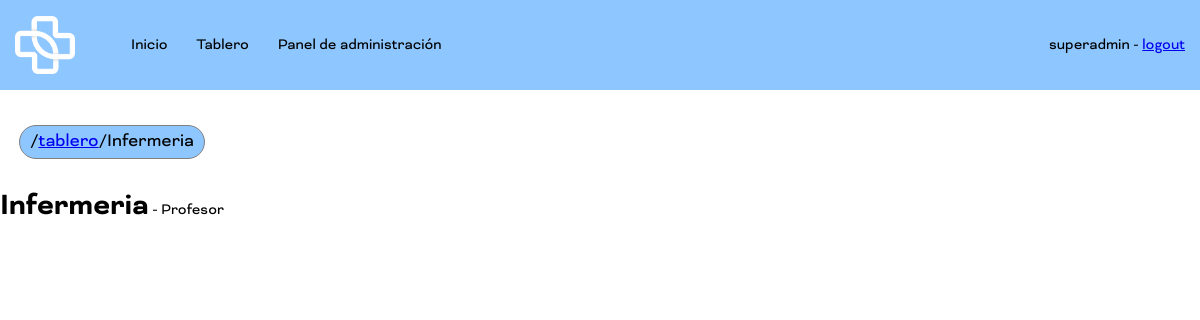
Page /curso/1 (signed in) on the earlier database version.
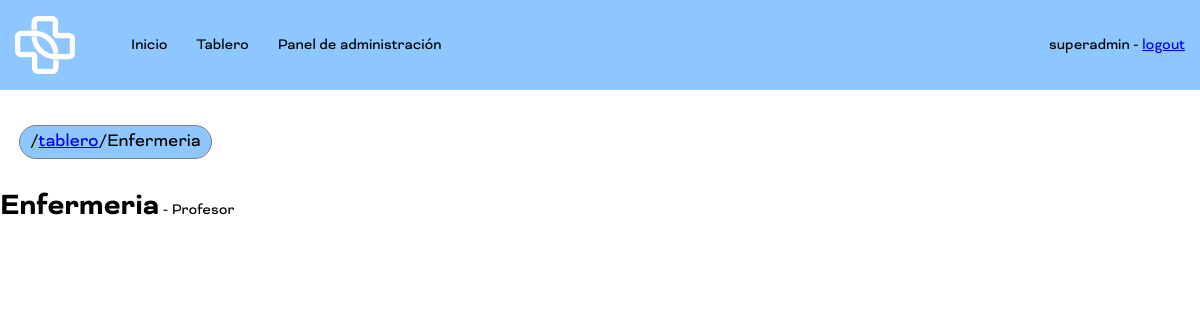
Same page on the later database version.
### vroom/models.py (models this page shows, shortened)
class Usuario(AbstractUser):
    termino = models.ForeignKey('Termino',on_delete=models.DO_NOTHING,null=True)
    USERNAME_FIELD = 'email'
    REQUIRED_FIELDS = ['username']
    def __str__(self):
        return self.username

class Curso(models.Model):
    titulo = models.CharField(max_length=100,null=False,blank=False)
    descripcion = models.TextField()
    estado = models.BooleanField(null=False,blank=False,default=False)
    centro = models.ForeignKey('Centro',on_delete=models.DO_NOTHING,default=True)
    def __str__(self):
        return self.titulo

class Tipo_Subscripcion(models.Model):
    nombre = models.CharField(max_length=100,null=False,blank=False)

### vroom/views.py (the view)
# urls.py: path('curso/<int:id_curso>', views.curso, name='curso'),
@login_required
def curso(request, id_curso):
    curso = Curso.objects.get(id = id_curso)
    tareas = list(Tarea.objects.filter(curso = id_curso).values())
    for tarea in tareas:
        tarea["tipo"] = "tarea"
    links = list(Link.objects.filter(curso = id_curso).values())
    for link in links:
        link["tipo"] = "link"
    textos = list(Texto.objects.filter(curso = id_curso).values())
    for texto in textos:
        texto["tipo"] = "texto"
    documentos = list(Documento.objects.filter(curso = id_curso).values())
    for documento in documentos:
        documento["tipo"] = "documento"
    contenidos = tareas+links+textos+documentos
    contenidos = sorted(contenidos, key=lambda contenido: contenido.get("fecha_publicacion"))
    rol = Usuario_Curso.objects.get(usuario = request.user.id, curso = id_curso).tipo_subscripcion.nombre
    contexto = {
        "curso": curso,
        "contenidos": contenidos,
        "rol": rol
    }
    return render(request, 'vroom/curso.html', contexto)

### vroom/templates/vroom/curso.html (shortened to what this page needs)
{% extends 'vroom/components/base.html' %}
{% block extraclass %}curso{% endblock %}
{% load static %}
{% block content %}
<section class="container" id="breadcrumbs">
    <div class="innerBread">
        <p>/<a href={% url 'tablero' %}>tablero</a>/{{curso}}</p>
    </div>
</section>
<div id="app">
    <div class="detalles">
        <p><h1>{{curso}}</h1> - {{rol}}</p>
    </div>
</div>
{% endblock %}

### vroom/templates/vroom/components/base.html (shortened to what this page needs)
<!DOCTYPE html>
{% load static %}
<html lang="en">
<head>
    <link rel="stylesheet" href="{% static 'assets/css/style.css' %}">
</head>
<body class="{% block extraclass %}{% endblock %} bg-light loading">
    {% include "vroom/components/header.html" %}
    <div class="main-content-container">
        {% block content %}
        {% endblock %}
    </div>
</body>
</html>

### vroom/templates/vroom/components/header.html
{% load static %}
<nav class="header-container">
<div class="container">
    <div class="d-flex align-center gap-header">
      <div class="brand-logo">
        <a href="{% url 'home' %}"><img src="{% static 'assets/img/logo.png' %}" alt="" width="35" height="35"></a>
      </div>
      <ul class="d-flex align-center gap-header">
        <li class="nav__item"><a href="{% url 'home' %}" class="nav__link">Inicio</a></li>
      {% if user.is_authenticated %}
        <li class="nav__item"><a href="{% url 'tablero' %}" class="nav__link">Tablero</a></li>
        {% if user.groups.all.0.name == "profesor" or user.groups.all.0.name == "admin centro" or user.is_superuser %}
          <li class="nav__item"><a href="/admin" class="nav__link">Panel de administración</a></li>
        {% endif %}
      {% endif %}
      </ul>
    </div>
    <div>
      {% if user.is_authenticated %}
        <span class="username">
          {{user}} - <a href="/logout">logout</a>
        </span>
      {% else %}
        <a href="{% url 'login' %}">login</a>
      {% endif %}
    </div>
</div>
</nav>

### static/assets/css/style.css (style rules this page uses)
body { font-family: 'Bicyclette'; margin: 0px; }
body:not(.login) .main-content-container { padding-top: 25px; padding-bottom: 25px; }
#breadcrumbs { padding: 0.5em 1em; border-radius: 0.4em; color: #000; font-size: 1.2em; text-align: center; -webkit-transition: all 1s; transition: all 1s; max-width: 1200px; margin: auto; margin-bottom: 20px; }
#breadcrumbs .innerBread { text-align: left; width: -webkit-fit-content; width: -moz-fit-content; width: fit-content; background-color: #8EC6FF !important; border: 1px solid grey; border-radius: 20px; padding: 5px 10px; }
#breadcrumbs .innerBread * { display: inline; border: none; margin: 0; padding: 0; }
#breadcrumbs p { margin: 0; }
.curso .detalles { max-width: 1200px; margin: auto; }
.curso .detalles h1 { display: inline; }
.header-container { background-color: #8EC6FF; position: -webkit-sticky; position: sticky; top: 0; padding-top: 1em; padding-bottom: 1em; }
.header-container .container { max-width: 1200px; }
.header-container ul { padding-left: 40px; }
.header-container > div { display: -webkit-box; display: -ms-flexbox; display: flex; -webkit-box-pack: justify; -ms-flex-pack: justify; justify-content: space-between; -webkit-box-align: center; -ms-flex-align: center; align-items: center; }
.header-container > div .gap-header { gap: 1em; }
.header-container > div .gap-header .gap-header { gap: 1.8em; }
.header-container > div .brand-logo a { display: -webkit-box; display: -ms-flexbox; display: flex; -webkit-box-align: center; -ms-flex-align: center; align-items: center; -webkit-box-pack: center; -ms-flex-pack: center; justify-content: center; }
.header-container > div .brand-logo a img { -webkit-transition: all 1s; transition: all 1s; width: 60px; height: auto; }
.container { padding-right: 15px; padding-left: 15px; margin-right: auto; margin-left: auto; }
@media (min-width: 768px) { .container { width: 750px !important; } }
@media (min-width: 992px) { .container { width: 970px !important; } }
@media (min-width: 1200px) { .container { width: 1170px !important; } }
.d-flex { display: -webkit-box; display: -ms-flexbox; display: flex; }
.align-center { -webkit-box-align: center; -ms-flex-align: center; align-items: center; }
ul { list-style: none; }
ul a { text-decoration: none; color: black; }

Differences in the rows shown:
changed Curso: titulo "Infermeria" → "Enfermeria"
